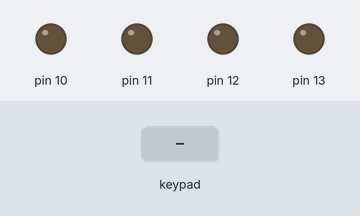
Bench run of a sketch on a simulated Arduino Uno, built with avr-gcc and run on an emulated ATmega328P. Parts: output pins drawn as LEDs (lit = HIGH). The test bench sets the inputs (shaded band). What the sketch prints to the serial monitor is not drawn.

Above: at 1.2 s.
1.3 s: key 'U' pressed
At 1.5 s:
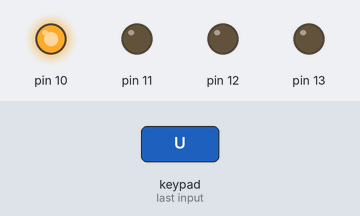
3.2 s: key 'D' pressed
At 3.4 s:
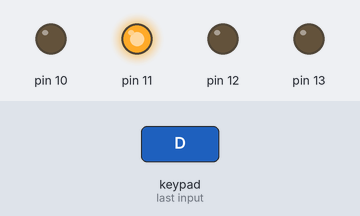
5.1 s: key 'L' pressed
At 5.3 s:
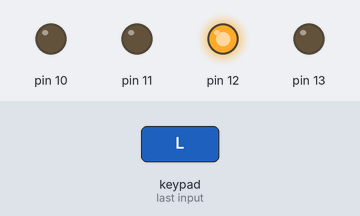
7.0 s: key 'R' pressed
At 7.2 s:
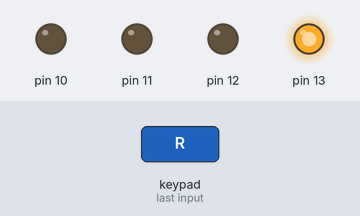
Timing chart, 0 to 9.9 s (numbered marks = the images above; inputs shaded):
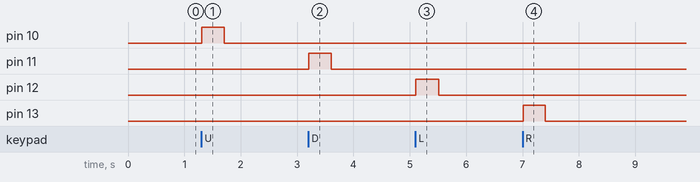

The sketch:

ps2_pinMode.ino
```cpp
#include <PS2X_lib.h>

PS2X ps2x;

void setup() {
  Serial.begin(9600);
  ps2x.config_gamepad(7, 6, 5, 8); // Cấu hình chân kết nối (CLK, CS, CMD, DAT)
  pinMode(10, OUTPUT);
  pinMode(11, OUTPUT);
  pinMode(12, OUTPUT);
  pinMode(13, OUTPUT);
}

void loop() {
  ps2x.read_gamepad();

  if (ps2x.Button(PSB_PAD_UP)) { // Kiểm tra nút mũi tên lên
    Serial.println("Up");
    digitalWrite(10, HIGH);
    digitalWrite(11, LOW);
    digitalWrite(12, LOW);
    digitalWrite(13, LOW);
  }
  else if (ps2x.Button(PSB_PAD_DOWN)) { // Kiểm tra nút mũi tên xuống
    Serial.println("Down");
    digitalWrite(10, LOW);
    digitalWrite(11, HIGH);
    digitalWrite(12, LOW);
    digitalWrite(13, LOW);
  }
  else if (ps2x.Button(PSB_PAD_LEFT)) { // Kiểm tra nút mũi tên trái
    Serial.println("Left");
    digitalWrite(10, LOW);
    digitalWrite(11, LOW);
    digitalWrite(12, HIGH);
    digitalWrite(13, LOW);
  }
  else if (ps2x.Button(PSB_PAD_RIGHT)) { // Kiểm tra nút mũi tên phải
    Serial.println("Right");
    digitalWrite(10, LOW);
    digitalWrite(11, LOW);
    digitalWrite(12, LOW);
    digitalWrite(13, HIGH);
  }
  else if (ps2x.Button(PSB_BLUE)) { // Kiểm tra nút Xanh
    Serial.println("Blue");
  }
  else if (ps2x.Button(PSB_RED)) { // Kiểm tra nút Đỏ
    Serial.println("Red");
  }
  else if (ps2x.Button(PSB_GREEN)) { // Kiểm tra nút Xanh lá
    Serial.println("Green");
  }
  else if (ps2x.Button(PSB_PINK)) { // Kiểm tra nút Hồng
    Serial.println("Pink");
  }
  else {
    Serial.println("0");
    digitalWrite(10, LOW);
    digitalWrite(11, LOW);
    digitalWrite(12, LOW);
    digitalWrite(13, LOW);
  }

  // Các lệnh điều khiển khác tương tự

  // int xAxis = ps2x.Analog(PSS_LX);
  // int yAxis = ps2x.Analog(PSS_LY);
  // // LX 128, LY 127
  // if (xAxis >= 130) {
  //   if (yAxis >= 130) {
  //     digitalWrite(10, HIGH);
  //     digitalWrite(11, HIGH);
  //     digitalWrite(12, LOW);
  //     digitalWrite(13, LOW);
  //   }
  //   else if (yAxis <= 120) {
  //     digitalWrite(10, HIGH);
  //     digitalWrite(11, LOW);
  //     digitalWrite(12, LOW);
  //     digitalWrite(13, HIGH);
  //   }
  // }
  // else if (xAxis <= 120) {
  //   if (yAxis >= 130) {
  //     digitalWrite(10, LOW);
  //     digitalWrite(11, HIGH);
  //     digitalWrite(12, HIGH);
  //     digitalWrite(13, LOW);
  //   }
  //   else if (yAxis <= 120) {
  //     digitalWrite(10, LOW);
  //     digitalWrite(11, LOW);
  //     digitalWrite(12, HIGH);
  //     digitalWrite(13, HIGH);
  //   }
  // }
  // else {
  //   digitalWrite(10, LOW);
  //   digitalWrite(11, LOW);
  //   digitalWrite(12, LOW);
  //   digitalWrite(13, LOW);
  // }
}
```

Measured:
- after the input at 1.3 s, pin 10: LOW → HIGH at once, → LOW 0.40 s later
- after the input at 3.2 s, pin 11: LOW → HIGH at once, → LOW 0.40 s later
- after the input at 5.1 s, pin 12: LOW → HIGH at once, → LOW 0.40 s later
- after the input at 7.0 s, pin 13: LOW → HIGH at once, → LOW 0.40 s later
